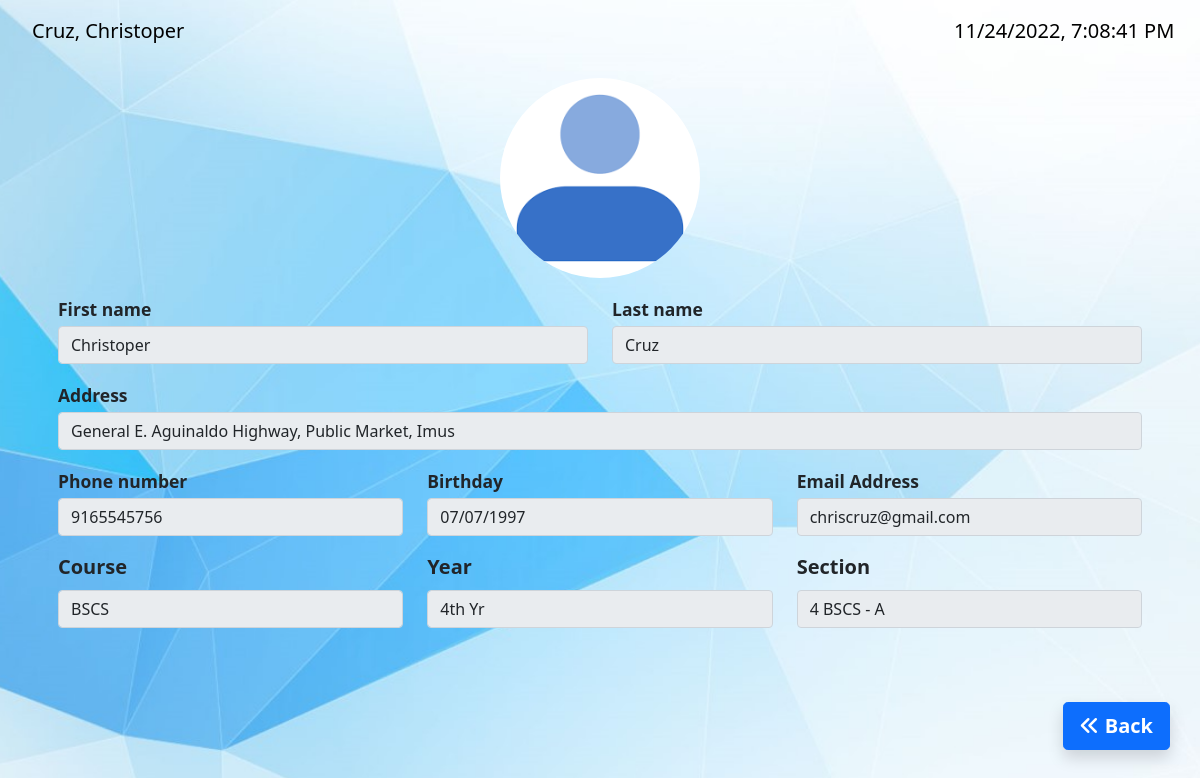
Screenshot of /student/studentprofile.php (signed in) with the database file from the repository.
### tables this page shows
CREATE TABLE `users` (
  `userno` int(20) NOT NULL,
  `id` bigint(11) NOT NULL,
  `username` varchar(255) NOT NULL,
  `lastname` varchar(255) NOT NULL,
  `email` varchar(255) NOT NULL,
  `birthdate` varchar(255) NOT NULL,
  `tel` varchar(255) NOT NULL,
  `password` varchar(255) NOT NULL,
  `address` varchar(255) NOT NULL,
  `course` varchar(255) NOT NULL,
  `year` varchar(255) NOT NULL,
  `section` varchar(255) NOT NULL,
  `picture` varchar(255) NOT NULL,
  `role` varchar(255) NOT NULL
);

### student/studentprofile.php (the view, shortened to what this page needs)
<?php
include '../config.php';
$id = $_SESSION['theid'];
$sql = "SELECT * FROM users WHERE id='$id'";
$result = mysqli_query($conn, $sql);
if ($result->num_rows > 0) {
  $row = mysqli_fetch_assoc($result);
  $showimage = "../assets/images/" . $row['picture'];
} else {
  echo "<script>alert('Data not found!')</script>";
}
?>
<!DOCTYPE html>
<html lang="en">
<body>
  <?php
  include("header.php");
  ?>
  <div class="container">
    <div class="h-100 d-flex align-items-center justify-content-center">
      <div class="col-md-12" style="padding-bottom:50px;">
        <form method="POST" action="" enctype="multipart/form-data">
          <div class="form-group col-md-12">
            <div class="text-center">
              <label>
                <img class="img-account-profile rounded-circle mb-2" src="<?php echo $showimage ?>" width="200" height="200" alt="" onerror=this.src="../assets/images/altimg.png">
              </label>
            </div>
          </div>
          <div class="form-group col-md-12">
            <div class="form-control-lg row">
              <div class="col-md-6">
                <label class="small mb-1 fw-bold">First name</label>
                <input name="username" class="form-control" type="text" value="<?php echo $row['username']; ?>" readOnly>
              </div>
              <div class="col-md-6">
                <label class="small mb-1 fw-bold">Last name</label>
                <input name="lastname" class="form-control" type="text" value="<?php echo $row['lastname']; ?>" readOnly>
              </div>
            </div>
            <div class="form-control-lg">
              <label class="small mb-1 fw-bold" for="inputAddress">Address</label>
              <input name="address" class="form-control" type="address" value="<?php echo $row['address']; ?>" readOnly>
            </div>
            <div class="form-control-lg row">
              <div class="col-md-4">
                <label class="small mb-1 fw-bold" for="inputPhone">Phone number</label>
                <input name="tel" class="form-control" type="tel" value="<?php echo $row['tel']; ?>" readOnly>
              </div>
              <div class="col-md-4">
                <label class="small mb-1 fw-bold" for="inputBirthday">Birthday</label>
                <input class="form-control" type="text" name="birthdate" value="<?php echo $row['birthdate']; ?>" readOnly>
              </div>
              <div class="col-md-4">
                <label class="small mb-1 fw-bold" for="inputEmail">Email Address</label>
                <input name="email" class="form-control" type="email" value="<?php echo $row['email']; ?>" readOnly>
              </div>
            </div>
            <div class="form-control-lg row">
              <div class="col-md-4">
                <label class="form-label fw-bold">Course</label>
                <input name="course" type="text" class="form-control" value="<?php echo $row['course']; ?>" readOnly>
              </div>
              <div class="col-md-4">
                <label class="form-label fw-bold">Year</label>
                <input name="year" type="text" class="form-control" value="<?php echo $row['year']; ?>" readOnly>
              </div>
              <div class="col-md-4">
                <label class="form-label fw-bold">Section</label>
                <input name="section" type="text" class="form-control" value="<?php echo $row['section']; ?>" readOnly>
              </div>
            </div>
        </form>
      </div>
    </div>
  </div>
  <div class="d-flex align-items-end flex-column">
    <div class="row">
      <a href="welcome.php" class="btn btn-primary btn-lg shadow mb-5">
        <i class="fa-solid fa-angles-left"></i>
        <b>Back</b>
      </a>
    </div>
  </div>
</body>
</html>

### assets/css/style.css (style rules this page uses)
html, body { height: 100%; overflow: hidden; }
body { background: url(../images/temp.jpg) center/cover no-repeat; height: 100vh; margin: 0; justify-content: center; font-family: Verdana, sans-serif; overflow: hidden; animation: fadeInAnimation ease 1s; animation-iteration-count: 1; animation-fill-mode: forwards; }
.container { position: relative; margin: auto; height: 80%; width: auto; }

### rows the page displays
users: username "Christoper", lastname "Cruz", address "General E. Aguinaldo Highway, Public Market, Imus", tel "9165545756", birthdate "07/07/1997", email "chriscruz@gmail.com", course "BSCS", year "4th Yr", section "4 BSCS - A"

### other values shown
$_SESSION['username'] "Cruz, Christoper"
